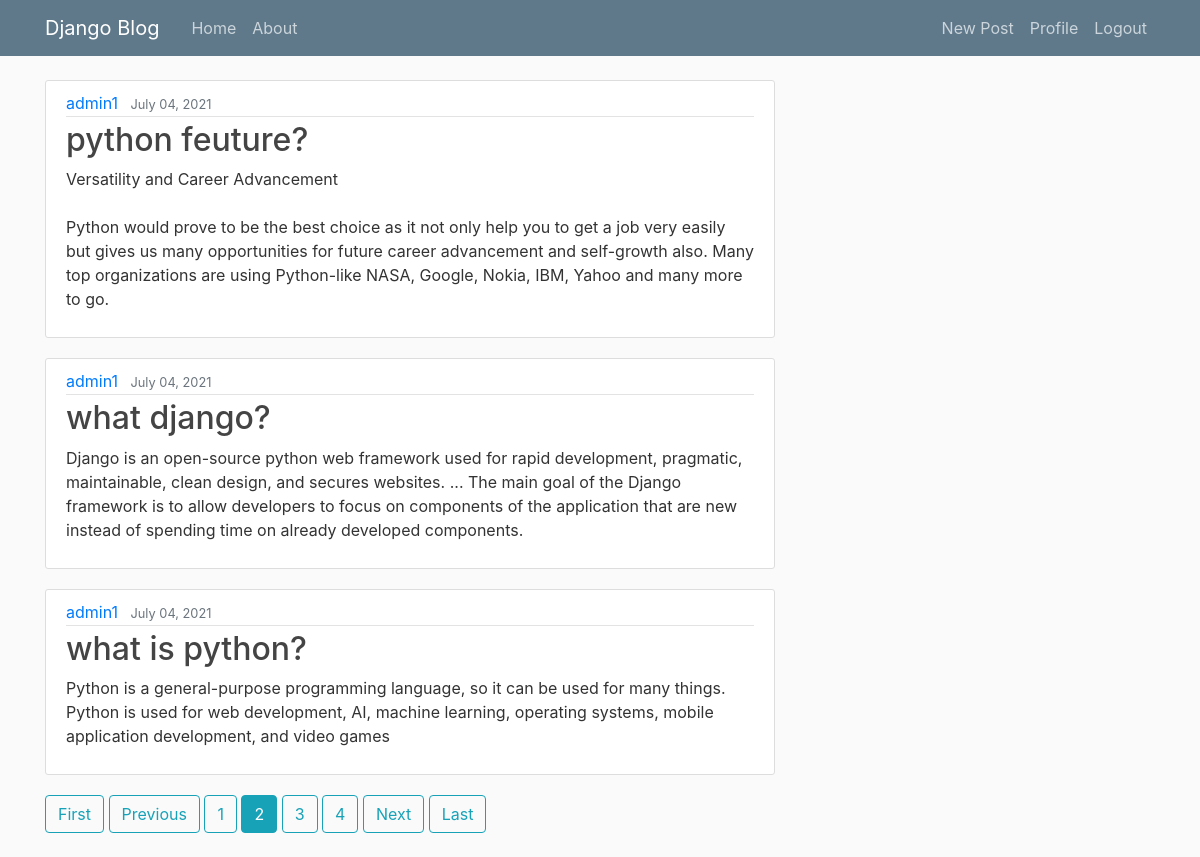
/?page=2 (signed in), run on the app's committed database.
### blog/models.py (models this page shows, shortened)
class Post(models.Model):
    title=models.CharField(max_length=100)
    content=models.TextField()
    date_posted=models.DateTimeField(default=timezone.now)
    author=models.ForeignKey(User,on_delete=models.CASCADE)# ONE TO MANY RELATIONSHIP CREATE FOR USER AND POST:

### blog/views.py (the view)
# urls.py: path('',views.PostListView.as_view(),name='blog-posts'),
class PostListView(LoginRequiredMixin,ListView):
    model = Post
    template_name = 'blog/home.html'
    context_object_name = 'posts'
    ordering = ['-date_posted']
    paginate_by = 3           # MINS ye ordring hain ye kya karta,ki ye jo ham nayi post dalte hain nto ye post startting me diknni chahiye..old bad me

### blog/templates/blog/home.html
{% extends "base.html" %}
{% block body %}
    {% for post in posts %}
        <article class="media content-section">
          <div class="media-body">
            <div class="article-metadata">
              <a class="mr-2" href="{% url 'user-posts' post.author %}">{{ post.author }}</a>
              <small class="text-muted">{{ post.date_posted|date:"F d, Y"  }}</small>
            </div>
            <h2><a class="article-title" href="{% url 'blog-details' post.id %}">{{ post.title }}</a></h2>
            <p class="article-content">{{ post.content }}</p>
          </div>
        </article>
    {% endfor %}
    {% if is_paginated %}
        {% if page_obj.has_previous %}
          <a class="btn btn-outline-info mb-4" href="?page=1">First</a>
          <a class="btn btn-outline-info mb-4" href="?page={{ page_obj.previous_page_number }}">Previous</a>
        {% endif %}
        {% for num in page_obj.paginator.page_range %}
          {% if page_obj.number == num %}
            <a class="btn btn-info mb-4" href="?page={{ num }}">{{ num }}</a>
          {% elif num > page_obj.number|add:'-3' and num < page_obj.number|add:'3' %}
            <a class="btn btn-outline-info mb-4" href="?page={{ num }}">{{ num }}</a>
          {% endif %}
        {% endfor %}
        {% if page_obj.has_next %}
          <a class="btn btn-outline-info mb-4" href="?page={{ page_obj.next_page_number }}">Next</a>
          <a class="btn btn-outline-info mb-4" href="?page={{ page_obj.paginator.num_pages }}">Last</a>
        {% endif %}
    {% endif %}
{% endblock body %}

### blog/static/css/main.css (style rules this page uses)
body { background: #fafafa; color: #333333; margin-top: 5rem; }
h1, h2, h3, h4, h5, h6 { color: #444444; }
.content-section { background: #ffffff; padding: 10px 20px; border: 1px solid #dddddd; border-radius: 3px; margin-bottom: 20px; }
.article-title { color: #444444; }
.article-content { white-space: pre-line; }
.article-metadata { padding-bottom: 1px; margin-bottom: 4px; border-bottom: 1px solid #e3e3e3 }

### data on the page
Post: author "admin1", date_posted "July 04, 2021", title "python feuture?", content "Versatility and Career Advancement Python would prove to be the best choice as it not only help you to get a job very easily but gives us many opportunities for future career advancement and self-growth also. Many top organizations are using Python-like NASA, Google, Nokia, IBM, Yahoo and many more to go."
Post: author "admin1", date_posted "July 04, 2021", title "what django?", content "Django is an open-source python web framework used for rapid development, pragmatic, maintainable, clean design, and secures websites. ... The main goal of the Django framework is to allow developers to focus on components of the application that are new instead of spending time on already developed components."
Post: author "admin1", date_posted "July 04, 2021", title "what is python?", content "Python is a general-purpose programming language, so it can be used for many things. Python is used for web development, AI, machine learning, operating systems, mobile application development, and video games"

### other printed values
{{ num }} "1" "3" "4"
{{ num }} "2"
